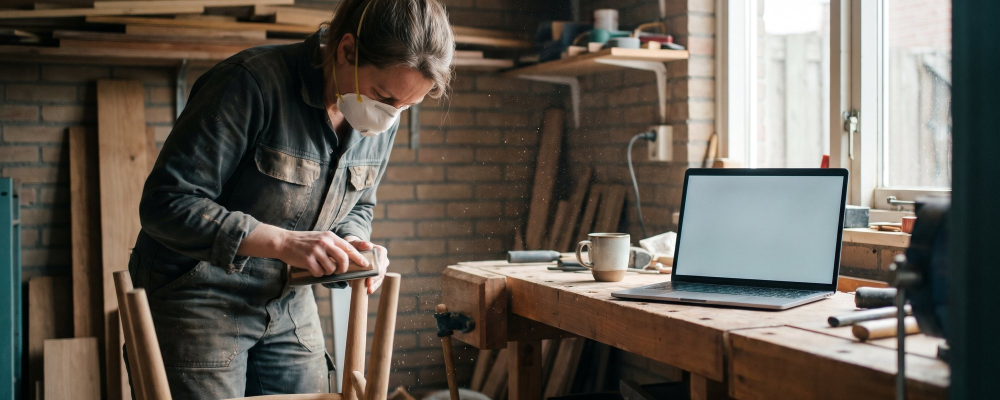
#> input picture docs/design/ronde-7/fotos/foto-1-kop-leeg-scherm.jpg, 2000 x 800 px (shown at 1/2 size)
$ python site_fotos.py ../docs/design/ronde-7/fotos/foto-2-overstappen.jpg
#> lines starting #> are read from the running program, lines starting #| are printed output that depends on the picture; after the words box and inside, x2 and y2 are one past the last pixel; in counts of white or black regions, pixels touching at a corner belong together
#> in main, original is the input picture: PIL image 2000x800 RGB; mean R, G, B 98.5, 91.6, 82.7
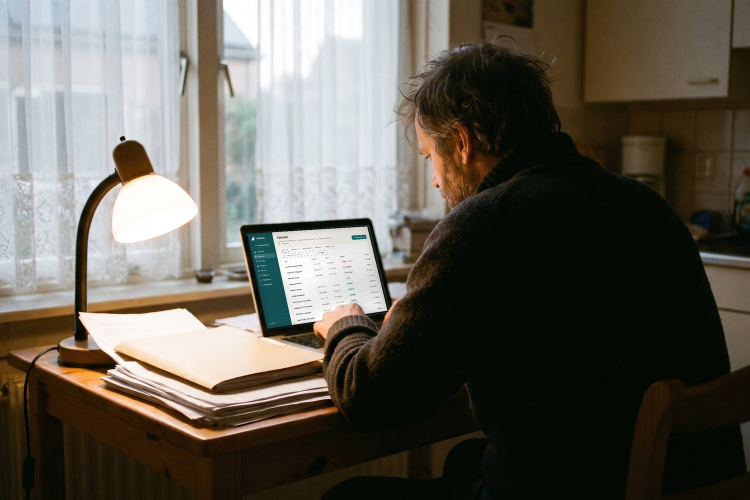
#> input picture docs/design/ronde-7/fotos/foto-2-overstappen.jpg, 1500 x 1000 px, given in place of overzicht.nl.light.webp, which was not available (shown at 1/2 size)
#> in _screen, picture is the input picture: PIL image 1500x1000 RGB; mean R, G, B 97.8, 93.7, 84.4
# SPDX-FileCopyrightText: 2026 Huismus contributors
# SPDX-License-Identifier: AGPL-3.0-or-later
"""Makes the photos for the Huismus site (docs/site/fotos/), run by
scripts/site-beelden.sh after the pictures of the app:

    site_fotos.py <docs/site>

The five photos of docs/design/ronde-7/fotos/ (people at work; nobody on them
is a user) become WebP files in two widths. On photo 1 and 2 a laptop faces
the camera with an empty screen: a real picture of the app goes on it, the
overview on photo 1 and the trial run of the import on photo 2, in the
perspective of the screen and under the light of the photo. The screen is found in
the photo itself (the evenly lit grey area around a given point), so a hand in
front of it stays in front.
"""

import sys
from pathlib import Path

from PIL import Image, ImageChops, ImageDraw, ImageFilter

ROOT = Path(__file__).resolve().parent.parent
PHOTOS = ROOT / "docs" / "design" / "ronde-7" / "fotos"
SUPERSAMPLE = 4

# name on the site: (the photo, widths, and for a laptop: the picture of the
# app, which frame of it, a point on the empty screen).
SITE_PHOTOS = {
    "werkplaats": ("foto-1-kop-leeg-scherm.jpg", (1600, 800), ("overzicht", 0, (1520, 450))),
    "keukentafel": (
        "foto-2-overstappen-leeg-scherm.jpg",
        (1500, 750),
        ("importeren", 2, (630, 540)),
    ),
    "fotograaf": ("foto-3-fotograaf.jpg", (720, 360), None),
    "hovenier": ("foto-4-hovenier.jpg", (720, 360), None),
    "schrijver": ("foto-5-schrijver.jpg", (720, 360), None),
}


def _screen_mask(photo: Image.Image, seed: tuple[int, int]) -> Image.Image:
    """White where the empty screen is: the grey, lit area around `seed`.
    Grey (hardly any colour) and light is the screen; a hand or the black rim
    around the screen is neither, so the area ends there."""
#> called with seed = (1520, 450)
    red, green, blue = photo.split()
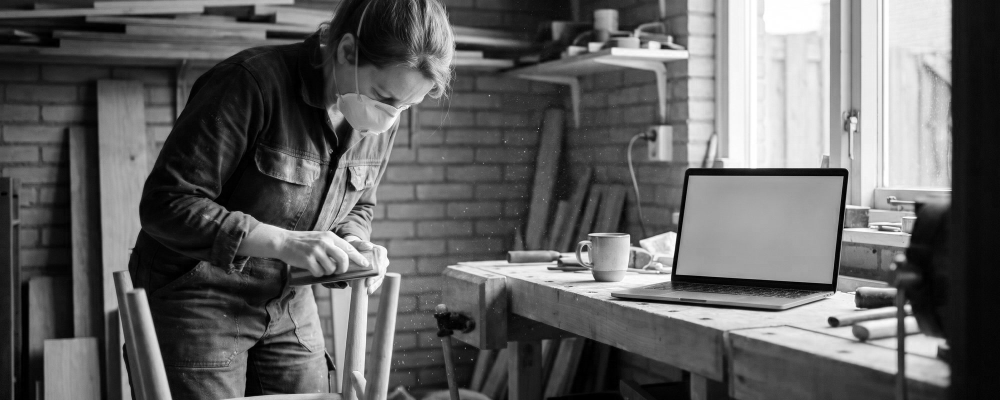
#> red: PIL image 2000x800 L (shown at 1/2 size); min 0, max 255, mean 98.5
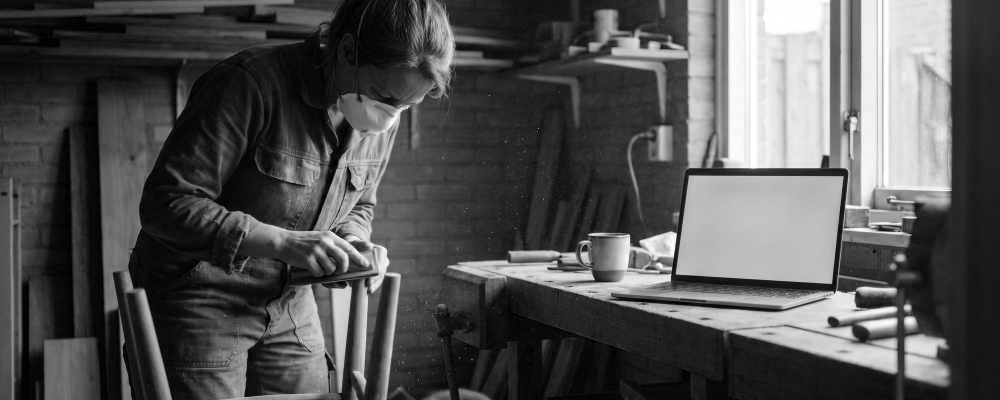
#> blue: PIL image 2000x800 L (shown at 1/2 size); min 0, max 255, mean 82.7
    colour = ImageChops.difference(
        ImageChops.lighter(ImageChops.lighter(red, green), blue),
        ImageChops.darker(ImageChops.darker(red, green), blue),
    )
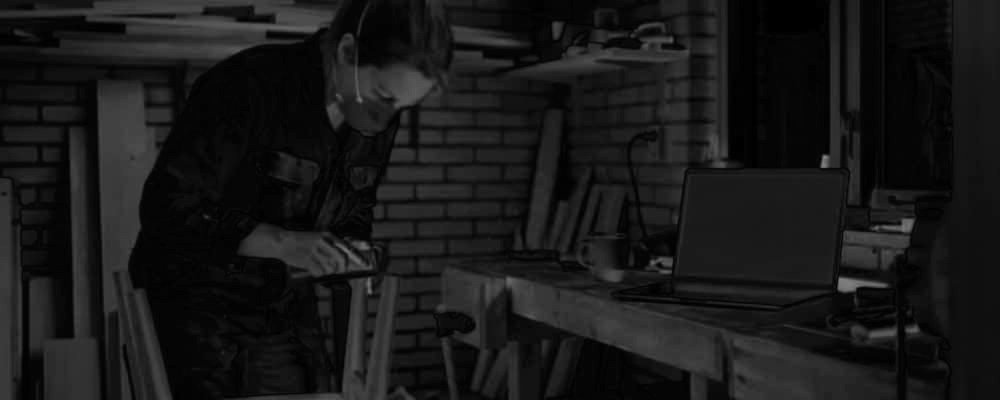
#> colour: PIL image 2000x800 L (shown at 1/2 size); min 0, max 141, mean 24
    grey = colour.point(lambda v: 255 * (v < 36))
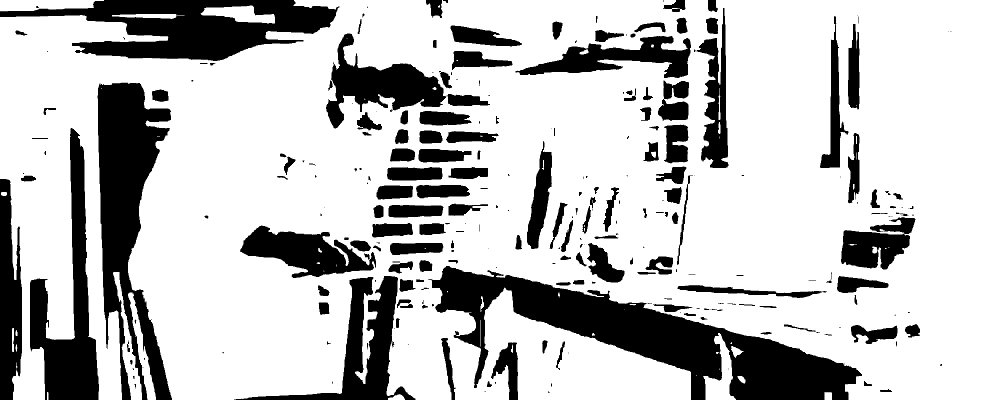
#> grey: PIL image 2000x800 L (shown at 1/2 size); 75.3% white; 274 black regions (110 under 20 px), largest, box (x1, y1, x2, y2) and area: (856, 532, 1724, 800) 77424, (195, 165, 344, 800) 48315, (0, 0, 679, 122) 42421
    lit = photo.convert("L").point(lambda v: 255 * (v > 95))
#> lit: PIL image 2000x800 L; 37.8% white; 1133 white regions (1033 under 20 px), largest, box (x1, y1, x2, y2) and area: (885, 0, 1904, 748) 302976, (444, 0, 1012, 800) 94400, (1351, 351, 1687, 568) 64552
    screenish = ImageChops.multiply(grey, lit)
#> screenish: PIL image 2000x800 L; 26.7% white; 958 white regions (845 under 20 px), largest, box (x1, y1, x2, y2) and area: (895, 0, 1904, 748) 239972, (1351, 351, 1687, 568) 63863, (444, 191, 864, 768) 42005
    ImageDraw.floodfill(screenish, seed, 128, thresh=0)
    return screenish.point(lambda v: 255 * (v == 128))
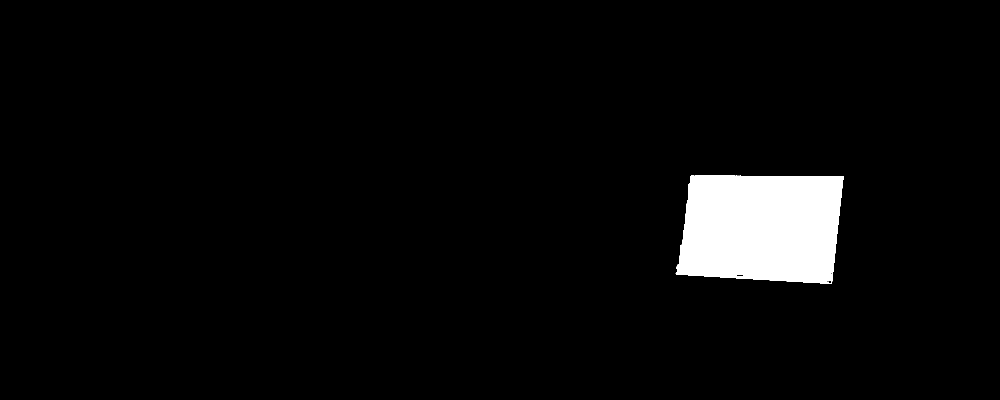
#> returned value: PIL image 2000x800 L (shown at 1/2 size); 4% white; 1 white region, box (x1, y1, x2, y2) and area: (1351, 351, 1687, 568) 63863


def _fit(points: list[tuple[float, float]]) -> tuple[float, float]:
    """v = a·u + b through the points, twice, the second time without the
    points that lie far off (a hand, a reflection)."""
    if len(points) < 2:
        raise ValueError("Geen rand van het scherm gevonden: kies een ander punt op het scherm.")
    for _ in range(2):
        n = len(points)
        su = sum(u for u, _ in points)
        sv = sum(v for _, v in points)
        suu = sum(u * u for u, _ in points)
        suv = sum(u * v for u, v in points)
        a = (n * suv - su * sv) / (n * suu - su * su)
        b = (sv - a * su) / n
        points = [(u, v) for u, v in points if abs(a * u + b - v) < 2.5] or points
    return a, b


def _corners(mask: Image.Image) -> list[tuple[float, float]]:
    """The four corners of the screen: top left, top right, bottom right,
    bottom left. Each edge is a line through the part of it that is surely
    free: the top and left wholly, the right in its upper half and the bottom
    in its left half, where no hand rests."""
    left, top, right, bottom = mask.getbbox()
#> left = 1351; top = 351; right = 1687; bottom = 568
    pixels = mask.load()
    rows = {}
    for y in range(top, bottom):
        xs = [x for x in range(left, right) if pixels[x, y]]
        if xs:
            rows[y] = (xs[0], xs[-1])
#> after the loop, rows = 217 items
    columns = {}
    for x in range(left, right):
        ys = [y for y in range(top, bottom) if pixels[x, y]]
        if ys:
            columns[x] = (ys[0], ys[-1])
#> this loop made 336 passes
#> ys on passes 1 to 3: [547], [544, 545, 546, 547, 548], [533, 534, 535, 536, 537, 544, 545, 546, 547, 548]
#> after the loop, columns = 336 items
    width, height = right - left, bottom - top
#> width = 336; height = 217
    inner_rows = [y for y in rows if top + 0.15 * height < y < bottom - 0.15 * height]
#> inner_rows = 152 values from 384 to 535
    inner_columns = [x for x in columns if left + 0.15 * width < x < right - 0.15 * width]
#> inner_columns = 235 values from 1402 to 1636
    # x = a·y + b for the sides, y = a·x + b for top and bottom.
    side_left = _fit([(y, rows[y][0]) for y in inner_rows])
#> the loop in _fit, `for _ in range(2):` made 2 passes
#> (n, su, sv, suu, suv, a, b) on passes 1 to 2: (152, 69844, 207717, 32385956, 95403893, -0.144, 1432.6), (148, 67713, 202304, 31250645, 92520121, -0.141, 1431.3)
#> after the loop in _fit, `for _ in range(2):`: points = 146 pairs, first value 384 to 532, second value 1354 to 1376
#> side_left = (-0.141, 1431.3)
    side_right = _fit([(y, rows[y][1]) for y in inner_rows if y < top + 0.5 * height])
#> the loop in _fit (call 2), `for _ in range(2):` made 2 passes
#> (n, su, sv, suu, suv, a, b) on passes 1 to 2: (76, 32034, 127574, 13538906, 53768423, -0.11, 1724.9), (76, 32034, 127574, 13538906, 53768423, -0.11, 1724.9)
#> side_right = (-0.11, 1724.9)
    edge_top = _fit([(x, columns[x][0]) for x in inner_columns])
#> edge_top = (0.00557, 343.2)
    edge_bottom = _fit([(x, columns[x][1]) for x in inner_columns if x < left + 0.5 * width])
#> edge_bottom = (0.0615, 465)

    def cross(side, edge):
#> called with side = (-0.141, 1431.3), edge = (0.00557, 343.2)
        (a, b), (c, d) = side, edge  # x = a·y + b and y = c·x + d
#> a = -0.141; b = 1431.3; c = 0.00557; d = 343.2
        y = (c * b + d) / (1 - a * c)
#> y = 350.9
        return a * y + b, y

    return [
        cross(side_left, edge_top),
        cross(side_right, edge_top),
        cross(side_right, edge_bottom),
        cross(side_left, edge_bottom),
    ]


def _perspective(corners: list[tuple[float, float]], size: tuple[int, int]) -> list[float]:
    """The eight numbers Image.transform asks for: where in the picture of
    the app (0,0 … size) each point of the photo comes from."""
    width, height = size
    sources = [(0, 0), (width, 0), (width, height), (0, height)]
    rows = []
    for (x, y), (u, v) in zip(corners, sources, strict=True):
        rows.append([x, y, 1, 0, 0, 0, -u * x, -u * y, u])
        rows.append([0, 0, 0, x, y, 1, -v * x, -v * y, v])
    # Gaussian elimination on the 8 × 8 system.
    for i in range(8):
        pivot = max(range(i, 8), key=lambda r: abs(rows[r][i]))
        rows[i], rows[pivot] = rows[pivot], rows[i]
        for r in range(8):
            if r != i:
                factor = rows[r][i] / rows[i][i]
                rows[r] = [a - factor * b for a, b in zip(rows[r], rows[i], strict=True)]
    return [rows[i][8] / rows[i][i] for i in range(8)]


def on_laptop(photo: Image.Image, screen: Image.Image, seed: tuple[int, int]) -> Image.Image:
    mask = _screen_mask(photo, seed)
    corners = _corners(mask)
#> corners = [(1381.9, 350.9), (1686.2, 352.6), (1662.6, 567.2), (1354.2, 548.2)]
    # Image.transform does not smooth when it shrinks, so small text came out
    # grainy: draw the screen SUPERSAMPLE times larger and shrink that.
    left = int(min(x for x, _ in corners))
#> left = 1354
    top = int(min(y for _, y in corners))
#> top = 350
    width = int(max(x for x, _ in corners)) + 2 - left
#> width = 334
    height = int(max(y for _, y in corners)) + 2 - top
#> height = 219
    big_corners = [((x - left) * SUPERSAMPLE, (y - top) * SUPERSAMPLE) for x, y in corners]
#> big_corners = [(111.7, 3.65), (1328.7, 10.43), (1234.4, 868.8), (0.635, 792.9)]
    coefficients = _perspective(big_corners, screen.size)
#> the loop in _perspective, `for (x, y), (u, v) in zip(corners, sources, strict=True):` made 4 passes
#> (x, y, u, v) on passes 1 to 4: (111.7, 3.65, 0, 0), (1328.7, 10.43, 1500, 0), (1234.4, 868.8, 1500, 1000), (0.635, 792.9, 0, 1000)
#> after the loop in _perspective, `for (x, y), (u, v) in zip(corners, sources, strict=True):`: rows = 8 items
#> the loop in _perspective, `for i in range(8):` made 8 passes
#> pivot on passes 1 to 8: 2, 4, 6, 3, 5, 7, 7, 7
#> coefficients = [1.35, 0.19, -151.2, -0.00725, 1.3, -3.94, 7.06e-05, 3.54e-05]
    big_size = (width * SUPERSAMPLE, height * SUPERSAMPLE)
#> big_size = (1336, 876)
    drawn = screen.transform(big_size, Image.PERSPECTIVE, coefficients, Image.BICUBIC)
    placed = Image.new("RGB", photo.size)
#> placed: PIL image 2000x800 RGB; every value is 0
    placed.paste(drawn.resize((width, height), Image.LANCZOS), (left, top))
    # The light of the photo on the screen: the empty screen, blurred, as a
    # gentle shade over the picture, and a little of its grey mixed in.
    light = photo.filter(ImageFilter.GaussianBlur(12))
    shaded = ImageChops.multiply(placed, light.point(lambda v: min(255, int(v * 1.22))))
    lit = Image.blend(placed, shaded, 0.55)
#> lit: PIL image 2000x800 RGB
    lit = Image.blend(lit, light, 0.06)
    # Only inside the four corners, and only where the screen is free.
    big = Image.new("L", (photo.width * 4, photo.height * 4), 0)
#> big: PIL image 8000x3200 L; every value is 0
    ImageDraw.Draw(big).polygon([(x * 4, y * 4) for x, y in corners], fill=255)
#> big: PIL image 8000x3200 L; 4% white; 1 white region, box (x1, y1, x2, y2) and area: (5416, 1403, 6745, 2269) 1014318
    inside = big.resize(photo.size, Image.LANCZOS)
    free = mask.filter(ImageFilter.MaxFilter(5)).filter(ImageFilter.GaussianBlur(0.8))
    return Image.composite(lit, photo, ImageChops.multiply(inside, free))
#> returned value: PIL image 2000x800 RGB


def _screen(media: Path, name: str, frame: int, language: str) -> Image.Image:
    with Image.open(media / f"{name}.{language}.light.webp") as picture:
        picture.seek(frame)
        # As large as it is (a still is 2560 px wide): on_laptop shrinks it once.
        return picture.convert("RGB")


def main(media: Path) -> None:
    out = media / "fotos"
    out.mkdir(parents=True, exist_ok=True)
    for name, (source, widths, laptop) in SITE_PHOTOS.items():
        original = Image.open(PHOTOS / source).convert("RGB")
        # A photo with the app on it, once per language: <name>.<nl|en>.<width>.webp.
        for language in ("nl", "en") if laptop else ("",):
            photo = original
            if laptop:
                picture, frame, seed = laptop
                photo = on_laptop(original, _screen(media, picture, frame, language), seed)
            for width in widths:
                height = round(photo.height * width / photo.width)
                file = ".".join(part for part in (name, language, str(width), "webp") if part)
                photo.resize((width, height), Image.LANCZOS).save(out / file, quality=86, method=6)
#> this loop made 2 passes
#> pass 2, in main, `photo.resize((width, height), Image.LANCZOS).save(out / file, quality=..`:
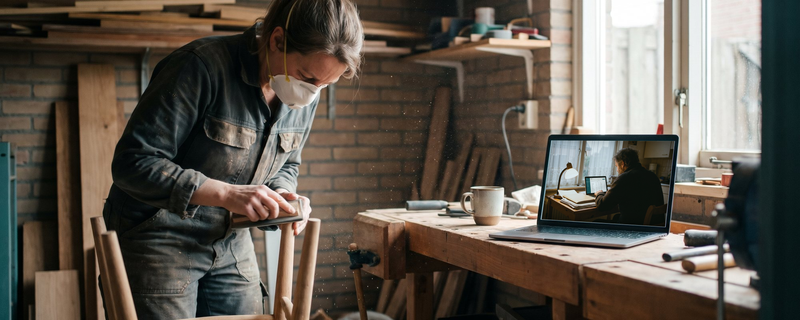
#> saved as werkplaats.nl.800.webp: PIL image 800x320 RGB; mean R, G, B 95.4, 87.8, 78.4
        print(f"foto {name}: klaar", flush=True)


if __name__ == "__main__":
#> (the run stopped early here; a loop or call above may not have finished)
